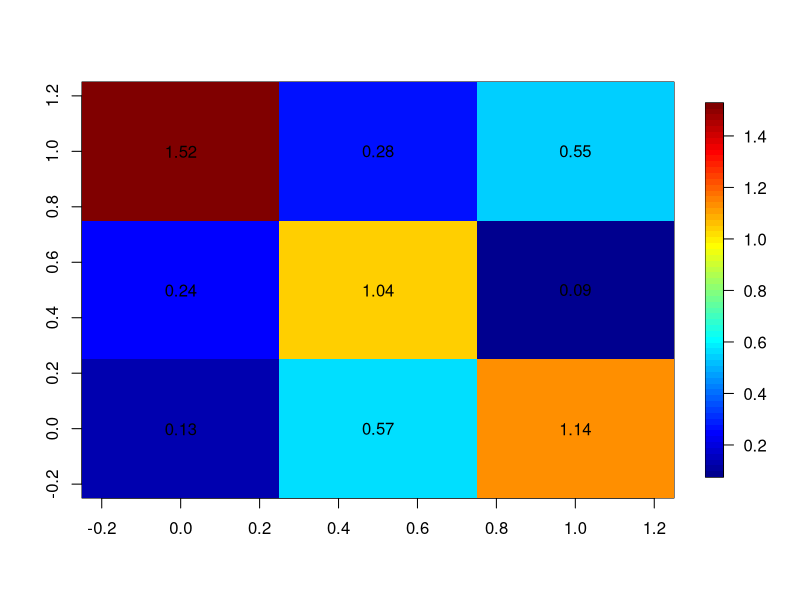

The R source for this figure:
#  Decomposition Algebra

		# Import and organize the data

		# Load the data
		
			#setwd(" . . ")
			SAM=read.csv("TestSAM.csv",row.names=1) #row.names=1 because the row.names of the matrix are in column 1.

		# Store the dimensions of X

				n_row=dim(SAM)[1]
				n_col=dim(SAM)[2]

		# Convert NA elements to be equal to 0
	
				SAM[is.na(SAM)==TRUE]=0

		# Create the A matrix from the SAM (ie, column normalize the SAM):
		
				# Create an empty A matrix

						A=matrix(nrow=n_row,ncol=n_col)

				# Fill the A matrix with the column normalized SAM

							for (i in 1:n_col){

									A[,i]=SAM[,i]/apply(SAM,2,sum)[i]	
	
											}
			
#  A_n and A0_n	
	
			# We start by defining three matrices: A_n, A0_n, and A*
		
				# Define A_n
				
					A_n = A[1:3,1:3]
				
				# Define A0_n
				
					A0_n = matrix(nrow=3,ncol=3,data=0)
						A0_n[1,1] = A[1,1]
						A0_n[3,3] = A[3,3]

# A* 
			# Note: in R code we write A* as A_star

			# Remember that A* = (I-A_n)^-1(A_n-A0_n)
						
						# Create a 3x3 Identity matrix
						I = matrix(nrow=3,ncol=3,data=0)
						diag(I)=1
						
				# Calculate A_star
				
				A_star = solve(I - A0_n) %*% (A_n - A0_n)	
				
				
# M_a3 M_a2 M_a1

			# We can define the SAM multiplier M_a as the production of three matrices:
					# M_a = M_a3M_a2M_a1
				
					M_a1 = solve(I-A0_n)
					M_a2 = (I + A_star + A_star%*%A_star)
					M_a3 = solve(I - A_star%*%A_star%*%A_star)
				
					M_a = M_a3%*%M_a2%*%M_a1
					
					
#	M_a1

				# For M_a1 = (I-A0_n)^-1, check elements of M_a1
						M_a1[1,1]==solve(1-A[1,1])
						M_a1[2,2]==1
						M_a1[3,3]==solve(1-A[3,3])
# M_a2		
				# For M_a2 = (I = A* + A*^2), check elements of M_a2
			
						M_a2[2,1] == A_star[2,1]
						M_a2[3,1] == A_star[3,2]%*%A_star[2,1]
						M_a2[1,2] == A_star[1,3]%*%A_star[3,2]
						M_a2[3,2] == A_star[3,2]
						M_a2[1,3] == A_star[1,3]
						M_a2[2,3] == A_star[2,1]%*%A_star[1,3]
						
# M_a3

				# For M_a3 = (I_A*^3)^-1, check that M_a3
						M_a3[1,1] == solve(1-A_star[1,3]%*%A_star[3,2]%*%A_star[2,1])
						M_a3[2,2] == solve(1-A_star[2,1]%*%A_star[1,3]%*%A_star[3,2])
						M_a3[3,3] == solve(1-A_star[3,2]%*%A_star[2,1]%*%A_star[1,3])

			
		
# Additive Multipliers
						
						# I
						I=I # Identity multiplier
						
						#T
						T_mat = (M_a1-I) # Net transfer multiplier
						
						#O
						O=(M_a2-I)%*%M_a1 
						all.equal(O, M_a2%*%M_a1-M_a1) # Open-loop multiplier
						
						#C
						C = (M_a3-I)%*%M_a2%*%M_a1 
						all.equal(C , M_a3%*%M_a2%*%M_a1 - M_a2%*%M_a1) # Closed-loop multiplier
						
			
			# Check whether M_a = I + T + O + C
	
						all.equal(M_a , I + T_mat + O + C)
						

				
# Bonus: Color coding multiplier matrices:

		# Load the fields library so that you can use the function image.plot()
		
				library(fields)

		# Set the dimensions of the multiplier:
			
				dim_M=dim(M_a)[1]
		
		# Plot the multiplier matrix with color codes, but because of how image.plot works, we need to rotate the matrix first:
	
				M_a_rotate=matrix(rev(M_a),nrow=3,byrow=TRUE)[(3:1),]
				
				image.plot(M_a_rotate)
		
		# Add text labels that inclue the value of each matrix element:
		
			for (x in 1:dim(M_a)[1]){
					for (y in 1:dim(M_a)[2]){
								
								text((x-1)/(dim_M-1), (y-1)/(dim_M-1), sprintf("%0.2f", M_a_rotate[x,y]))
		
								}}
		
	
	
	

				
	
	
